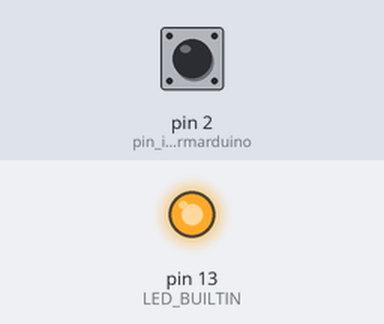
Simulated run of this sketch. Board: Arduino Pro Mini, built with avr-gcc and run on an emulated ATmega328P. Parts: output pins drawn as LEDs (lit = HIGH). The test bench sets the inputs (shaded band); at power-on: pin 2 (pin_informarduino) HIGH. Pins used as bus, display or sensor lines are not drawn.

Above: at 1.9 s.
2.0 s: pin 2 (pin_informarduino) pulled LOW for 0.45 s
At 2.8 s:
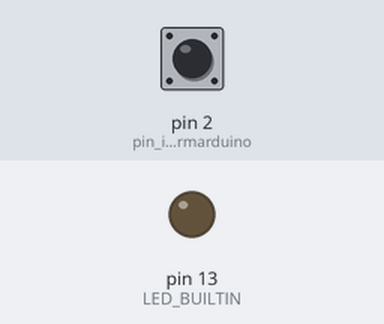
Timing chart, 0 to 5.0 s (numbered marks = the images above; inputs shaded):
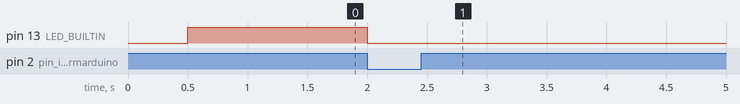

The sketch:

arduinopromini.ino
```cpp
/*/
 * sg: created 25 july 2020
 * arduino pro mini is used to work on two aa-batteries up to a very low voltage
 * functions:
 * - enable and disable the dc-converter which powers ESP and VL53
 * - communicates with ESP on status and goes into sleep mode
 * to be able to work up to a low voltage of 1.8V on the atmega238p,
 * a different bootloader needs to be flashed using the 1MHz internal oscillation: https://mcudude.github.io/MiniCore/
 * functions like delay(...), don't really have the correct timing (e.g. factor 16 wrong)
 */

#include <LowPower.h>

const bool debug = false;

const byte D_DCDC = 6; //pin D6 enables and disables dc-converter, pulled to ground with external resistor
const byte pin_informarduino = 2; //connected to D3 on wemos D1 (pull up resistor inside wemos)
const byte pin_reset_esp = 5; //to wake up wemos out of deep sleep (pull up resistor inside wemos)

volatile int pwm_value = 0;
volatile bool gotosleep = false;

void setup() {
  // initialize digital pin LED_BUILTIN as an output.
  pinMode(LED_BUILTIN, OUTPUT);
  pinMode(D_DCDC, OUTPUT);
  pinMode(pin_reset_esp, OUTPUT);
  pinMode(pin_informarduino, INPUT_PULLUP);
}


void loop()
{

  digitalWrite(LED_BUILTIN, HIGH);   // turn the LED on (HIGH is the voltage level)
  digitalWrite(D_DCDC, HIGH); //turn dc-converter on

  digitalWrite(pin_reset_esp, LOW); //in case the esp was still sleeping
  digitalWrite(LED_BUILTIN, LOW);
  delay(500);
  digitalWrite(pin_reset_esp, HIGH); //in case the esp was still sleeping
  digitalWrite(LED_BUILTIN, HIGH);

  for (int ii = 0; ii < 20; ii++)
  {
    pwm_value = digitalRead(pin_informarduino);

    if (pwm_value != 0)
    {
      gotosleep = false;
    }
    else
    {
      gotosleep = true;
    }


    if (gotosleep)
    {
      digitalWrite(LED_BUILTIN, LOW);
      digitalWrite(D_DCDC, LOW); // turn off dc-dc converter
      digitalWrite(pin_reset_esp, HIGH);
      delay(100);

      //go to sleep
      for (int i = 1; i < 20; i++)
      {
        LowPower.powerDown(SLEEP_8S, ADC_OFF, BOD_OFF);
      }

    }

    delay(300);

  }

  delay(500);

}


//void hightolow()
//{
//  timestamp_changingedge=millis();
//  attachInterrupt(digitalPinToInterrupt(pin_informarduino), lowtohigh, FALLING);
//}
//
//
//void lowtohigh()
//{
//
//  timestamp_changingedge=millis();
//}
```
